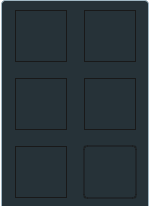
<?xml version="1.0" encoding="UTF-8"?>
<ui version="4.0">
 <class>Form</class>
 <widget class="QScrollArea" name="Form">
  <property name="geometry">
   <rect>
    <x>0</x>
    <y>0</y>
    <width>150</width>
    <height>206</height>
   </rect>
  </property>
  <property name="minimumSize">
   <size>
    <width>148</width>
    <height>206</height>
   </size>
  </property>
  <property name="maximumSize">
   <size>
    <width>150</width>
    <height>16777215</height>
   </size>
  </property>
  <property name="styleSheet">
   <string notr="true">QScrollArea {
    background-color: transparent;
    border: none;
}
QScrollArea  QFrame {
    background-color: #263238;
    border: 1px solid #a0b7c3;
    border-radius: 4px;
}

QAbstractButton::indicator {
    width: 50px;
    height: 50px;
    border: 1px solid #191919;
    subcontrol-position: center;
}

QAbstractButton::indicator:checked {
    border: 2px solid rgba(25, 25, 25, 125);
    border-radius: 4px;
}

QAbstractButton::indicator:checked:hover  {
border: 3px solid rgba(25, 25, 25, 125);
    border-radius: 4px;
}
QAbstractButton::indicator:unchecked:hover {
    border: 1px solid rgb(74, 171, 231);
border-radius: 2px;
}
QAbstractButton::indicator:!checked:pressed, QAbstractButton::indicator:checked:pressed {
    width: 48px;
    height: 48px;
    border-width: 2px;
}

QAbstractButton {
    background-repeat: no-repeat;
    background-attachment: fixed;
}

QAbstractButton:unchecked:focus {
    margin: -3px;
    border-color: rgb(74, 171, 231);
}
QAbstractButton:checked{
    margin: -4px;
    border-image: url(:/textures/game/selected_box.png);
    
}
QAbstractButton:checked:pressed, QAbstractButton:!checked:pressed{
    margin: -1px;
    border: 1px solid rgb(74, 171, 231);
border-radius: 2px;
}</string>
  </property>
  <property name="verticalScrollBarPolicy">
   <enum>Qt::ScrollBarAlwaysOff</enum>
  </property>
  <property name="horizontalScrollBarPolicy">
   <enum>Qt::ScrollBarAlwaysOff</enum>
  </property>
  <property name="sizeAdjustPolicy">
   <enum>QAbstractScrollArea::AdjustToContents</enum>
  </property>
  <property name="alignment">
   <set>Qt::AlignCenter</set>
  </property>
  <widget class="QFrame" name="frame">
   <property name="geometry">
    <rect>
     <x>1</x>
     <y>0</y>
     <width>148</width>
     <height>210</height>
    </rect>
   </property>
   <property name="minimumSize">
    <size>
     <width>128</width>
     <height>210</height>
    </size>
   </property>
   <property name="maximumSize">
    <size>
     <width>148</width>
     <height>210</height>
    </size>
   </property>
   <layout class="QGridLayout" name="gridLayout">
    <property name="leftMargin">
     <number>4</number>
    </property>
    <property name="topMargin">
     <number>0</number>
    </property>
    <property name="rightMargin">
     <number>5</number>
    </property>
    <property name="bottomMargin">
     <number>5</number>
    </property>
    <property name="spacing">
     <number>0</number>
    </property>
    <item row="0" column="0">
     <widget class="QCheckBox" name="item_0_0">
      <property name="minimumSize">
       <size>
        <width>70</width>
        <height>70</height>
       </size>
      </property>
      <property name="maximumSize">
       <size>
        <width>70</width>
        <height>70</height>
       </size>
      </property>
      <property name="text">
       <string/>
      </property>
      <property name="autoExclusive">
       <bool>true</bool>
      </property>
      <attribute name="buttonGroup">
       <string notr="true">buttonGroup</string>
      </attribute>
     </widget>
    </item>
    <item row="0" column="1">
     <widget class="QCheckBox" name="item_1_0">
      <property name="minimumSize">
       <size>
        <width>70</width>
        <height>70</height>
       </size>
      </property>
      <property name="maximumSize">
       <size>
        <width>70</width>
        <height>70</height>
       </size>
      </property>
      <property name="text">
       <string/>
      </property>
      <property name="autoExclusive">
       <bool>true</bool>
      </property>
      <attribute name="buttonGroup">
       <string notr="true">buttonGroup</string>
      </attribute>
     </widget>
    </item>
    <item row="1" column="0">
     <widget class="QCheckBox" name="item_1_1">
      <property name="minimumSize">
       <size>
        <width>70</width>
        <height>70</height>
       </size>
      </property>
      <property name="maximumSize">
       <size>
        <width>70</width>
        <height>70</height>
       </size>
      </property>
      <property name="text">
       <string/>
      </property>
      <property name="autoExclusive">
       <bool>true</bool>
      </property>
      <attribute name="buttonGroup">
       <string notr="true">buttonGroup</string>
      </attribute>
     </widget>
    </item>
    <item row="1" column="1">
     <widget class="QCheckBox" name="item_2_1">
      <property name="minimumSize">
       <size>
        <width>70</width>
        <height>70</height>
       </size>
      </property>
      <property name="maximumSize">
       <size>
        <width>70</width>
        <height>70</height>
       </size>
      </property>
      <property name="text">
       <string/>
      </property>
      <property name="autoExclusive">
       <bool>true</bool>
      </property>
      <attribute name="buttonGroup">
       <string notr="true">buttonGroup</string>
      </attribute>
     </widget>
    </item>
    <item row="2" column="0">
     <widget class="QCheckBox" name="item_1_2">
      <property name="minimumSize">
       <size>
        <width>70</width>
        <height>70</height>
       </size>
      </property>
      <property name="maximumSize">
       <size>
        <width>70</width>
        <height>70</height>
       </size>
      </property>
      <property name="text">
       <string/>
      </property>
      <property name="autoExclusive">
       <bool>true</bool>
      </property>
      <attribute name="buttonGroup">
       <string notr="true">buttonGroup</string>
      </attribute>
     </widget>
    </item>
    <item row="2" column="1">
     <widget class="QCheckBox" name="item_2_2">
      <property name="minimumSize">
       <size>
        <width>70</width>
        <height>70</height>
       </size>
      </property>
      <property name="maximumSize">
       <size>
        <width>70</width>
        <height>70</height>
       </size>
      </property>
      <property name="text">
       <string/>
      </property>
      <property name="checked">
       <bool>true</bool>
      </property>
      <property name="autoExclusive">
       <bool>true</bool>
      </property>
      <attribute name="buttonGroup">
       <string notr="true">buttonGroup</string>
      </attribute>
     </widget>
    </item>
   </layout>
  </widget>
 </widget>
 <resources>
  <include location="../resources.qrc"/>
 </resources>
 <connections/>
 <buttongroups>
  <buttongroup name="buttonGroup"/>
 </buttongroups>
</ui>
